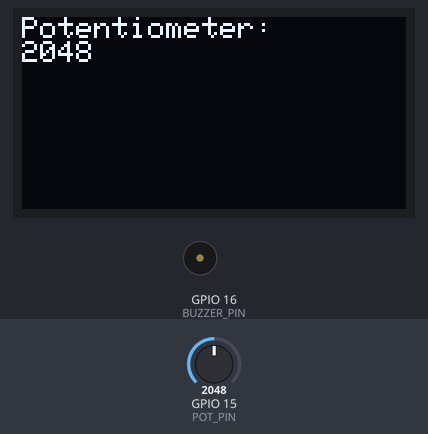
The sketch below on a simulated ESP32. On the bench: 128×64 one-colour display, buzzer (waves = sounding, pin HIGH). The inputs (shaded band) are chosen by the test bench; at power-on: GPIO 15 (POT_PIN) = 2048.

Above: at 1.2 s.
1.3 s: GPIO 15 (POT_PIN) set to 3966
At 1.9 s:
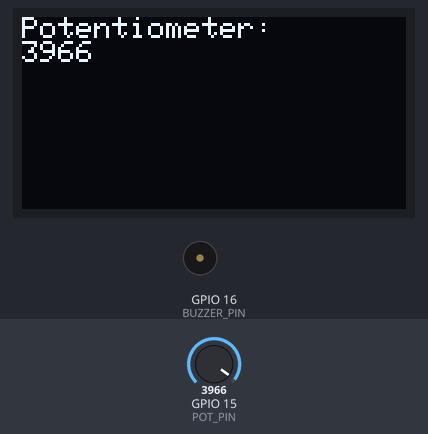
2.8 s: GPIO 15 (POT_PIN) set to 4027
At 4.1 s:
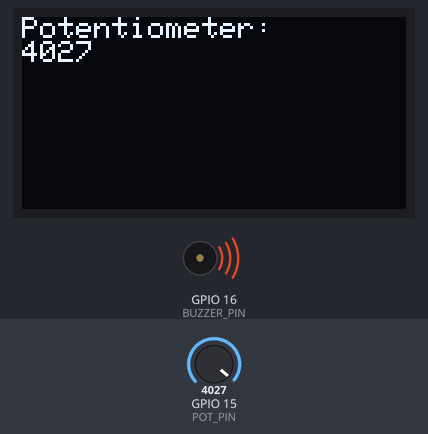
4.4 s: GPIO 15 (POT_PIN) set to 3960
At 5.2 s:
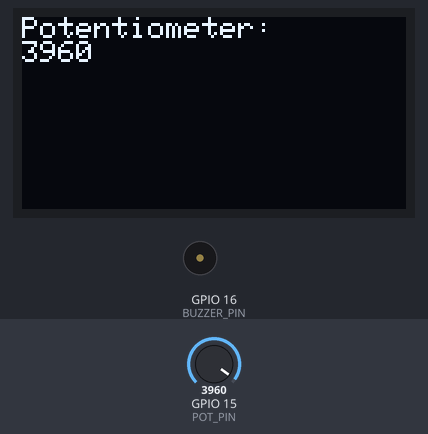
Timing chart, 0 to 7.4 s (numbered marks = the images above; inputs shaded):
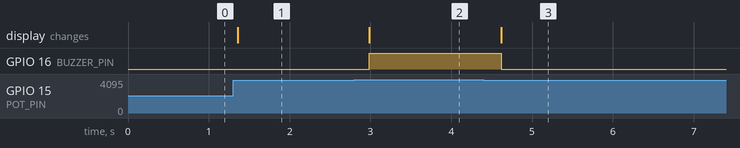

The sketch:

CFL02_Pot_OLED.ino
```cpp
#include <Wire.h>
#include <Adafruit_GFX.h>
#include <Adafruit_SSD1306.h>

#define SCREEN_WIDTH 128
#define SCREEN_HEIGHT 64
#define OLED_RESET -1
#define OLED_ADDR 0x3C

#define POT_PIN 15
#define BUZZER_PIN 16

Adafruit_SSD1306 display(SCREEN_WIDTH, SCREEN_HEIGHT, &Wire, OLED_RESET);

void setup() {
  pinMode(BUZZER_PIN, OUTPUT);

  Wire.begin(21, 22);

  if (!display.begin(SSD1306_SWITCHCAPVCC, OLED_ADDR)) {
    while (true);
  }

  display.clearDisplay();
  display.setTextSize(1);
  display.setTextColor(SSD1306_WHITE);
}

void loop() {
  int potValue = analogRead(POT_PIN);   // ESP32: 0–4095

  display.clearDisplay();
  display.setCursor(0, 0);
  display.println("Potentiometer:");
  display.println(potValue);
  display.display();

  if (potValue > 4000) {        // Near maximum
    digitalWrite(BUZZER_PIN, HIGH);
  } else {
    digitalWrite(BUZZER_PIN, LOW);
  }

  delay(300);
}
```

Measured:
- the behaviour switches between 4000 and 4001 on GPIO 15 (POT_PIN) (found by bisection; images 1 and 2)
- after the input at 1.3 s, the display: changes after 0.06 s (image 1)
- after the input at 2.8 s, GPIO 16 (BUZZER_PIN): LOW → HIGH after 0.19 s; the display: changes after 0.19 s (image 2)
- after the input at 4.4 s, GPIO 16 (BUZZER_PIN): HIGH → LOW after 0.22 s; the display: changes after 0.22 s (image 3)
